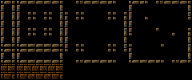

Tiled map render using the project's own tile images. Description and the whole map definition, tile-layer contents included, below:
An orthogonal 24x10 tile map with 8x8 px tiles, 1 tile layer (Tile Layer 1).

<map version="1.10" tiledversion="1.10.2" orientation="orthogonal" renderorder="right-down" width="24" height="10" tilewidth="8" tileheight="8" infinite="0" nextlayerid="3" nextobjectid="1">
 <tileset firstgid="1" name="tileset" tilewidth="8" tileheight="8" tilecount="240" columns="24">
  <image source="sample game/wall7.png" width="192" height="80" />
 </tileset>
 <layer id="1" name="Tile Layer 1" width="24" height="10">
  <data encoding="csv">
145,146,145,150,149,150,149,146,115,54,149,150,149,150,53,116,145,150,53,54,149,150,149,146,
73,74,73,78,77,78,77,74,77,78,77,140,139,78,77,78,73,140,139,140,139,140,139,74,
49,50,49,54,53,54,53,50,49,54,53,116,115,54,53,50,49,116,53,116,69,70,115,54,
73,74,73,78,77,78,77,74,73,140,139,140,139,140,139,74,73,140,139,78,93,94,139,78,
49,50,49,54,53,54,53,50,49,116,115,116,115,116,115,50,53,116,115,116,115,54,115,50,
169,170,169,174,173,174,173,170,73,78,77,140,139,78,77,74,77,140,139,140,77,140,139,74,
145,146,145,150,149,150,149,146,53,54,53,116,115,54,53,54,49,116,115,116,115,116,115,50,
169,170,169,174,173,174,173,170,139,78,173,174,173,174,77,140,169,174,173,174,77,78,173,170,
193,194,195,196,197,198,199,200,201,202,203,204,205,206,207,208,209,210,211,212,213,214,215,216,
217,218,219,220,221,222,223,224,225,226,227,228,229,230,231,232,233,234,235,236,237,238,239,240
</data>
 </layer>
</map>